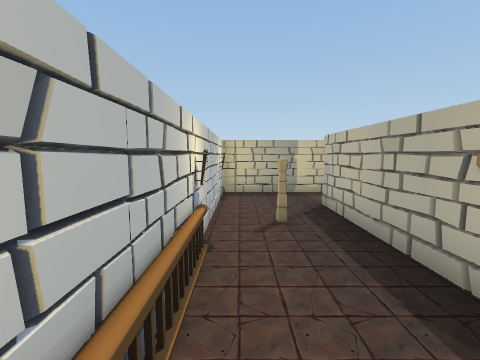
[1] (above)

22 first-person views from a walk through a scene from a Unity 3-D project. The camera is 1.5 m above the floor, tilts 6° down and sees 90° across. The floor is counted in squares, 1 m on a side. Each view is taken from the middle of a square. On the plan, view 1 faces up. The plan holds only what a view shows up to about 13 squares ahead; the rest is blank. The place goes on beyond the plan. The player character is not drawn. Door leaves are left out, so doorways stand open.

[2]
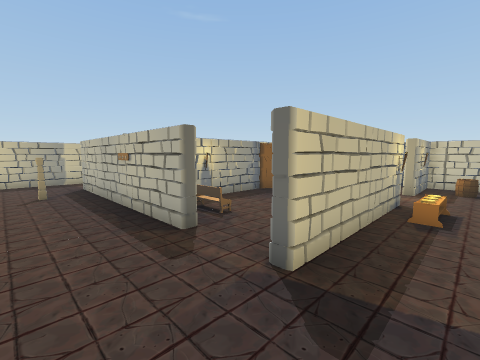

[3]
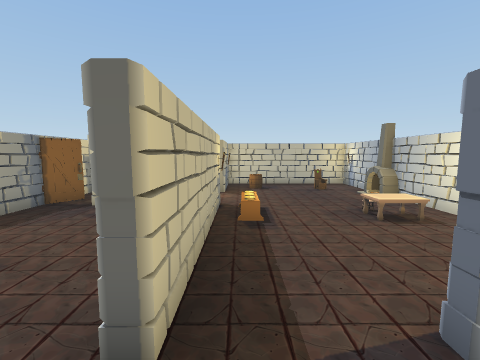

[4]
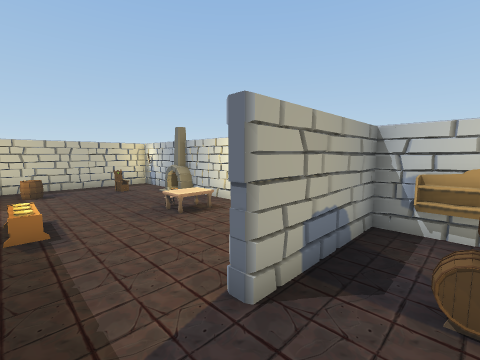

[5]
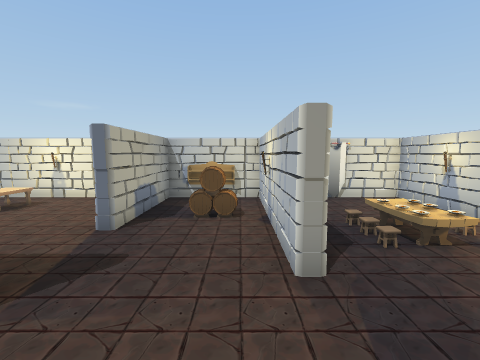

[6]
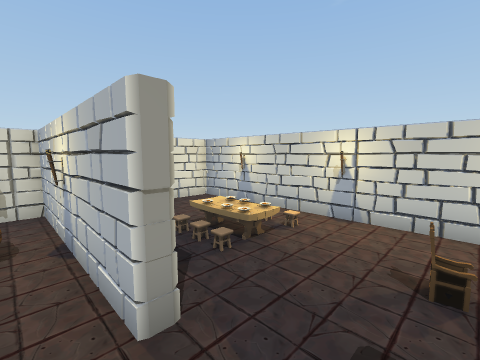

[7]
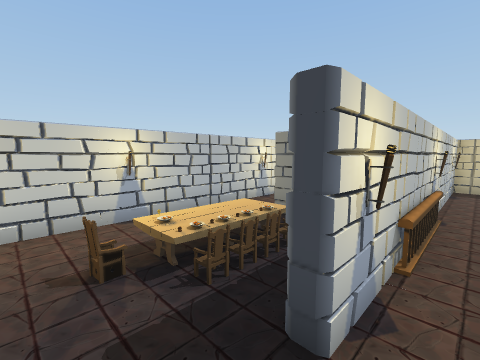

[8]
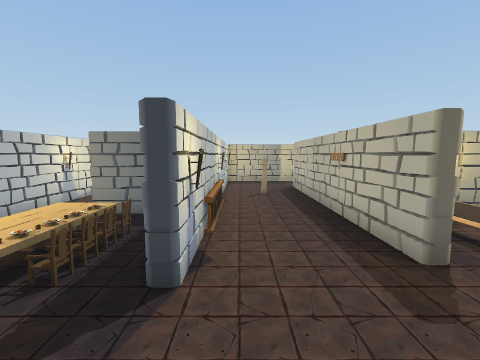

[9]
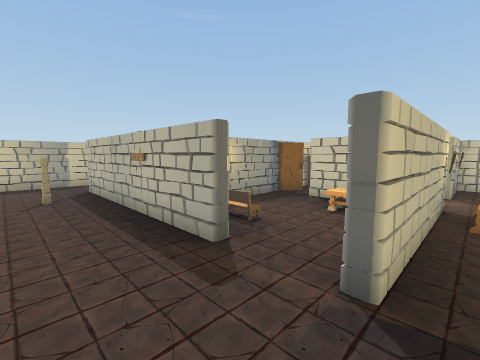

[10]
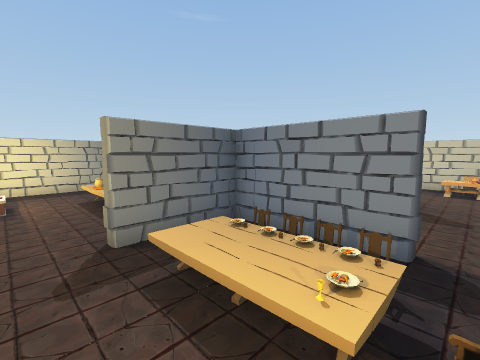

[11]
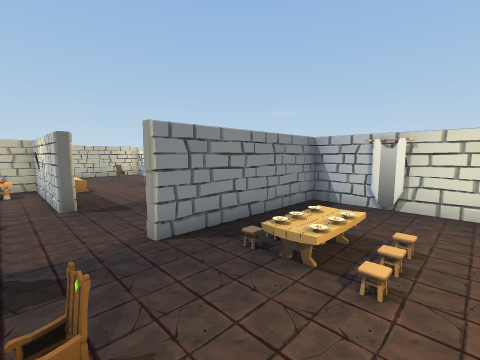

[12]
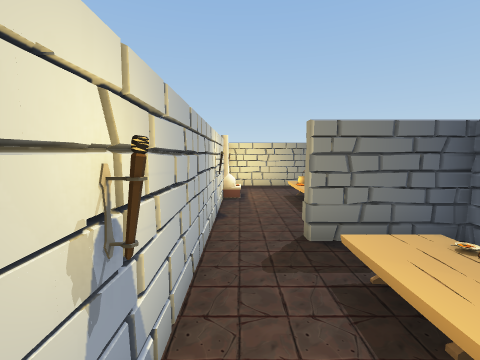

[13]
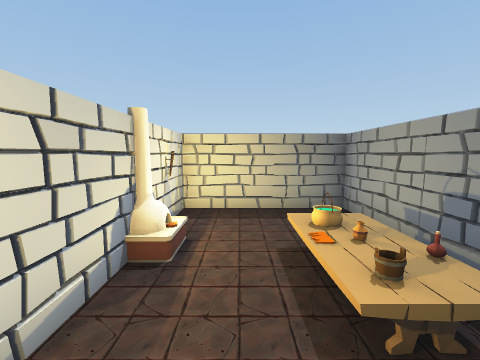

[14]
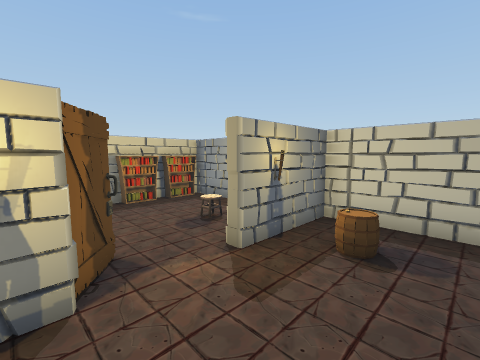

[15]
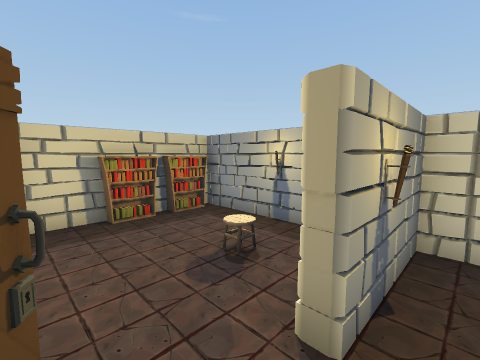

[16]
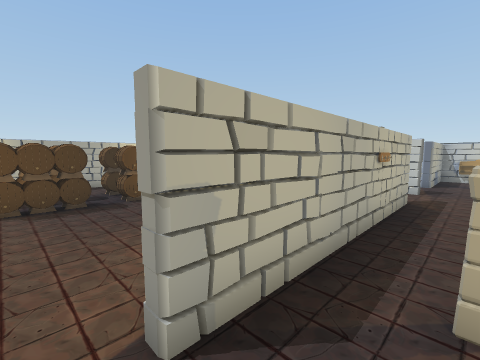

[17]
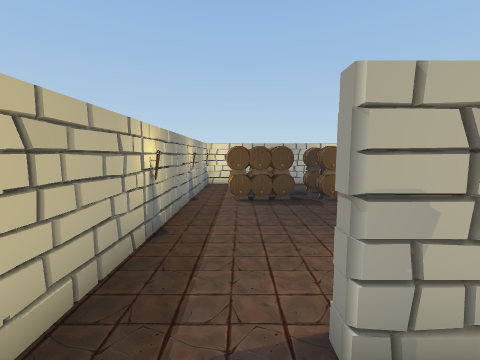

[18]
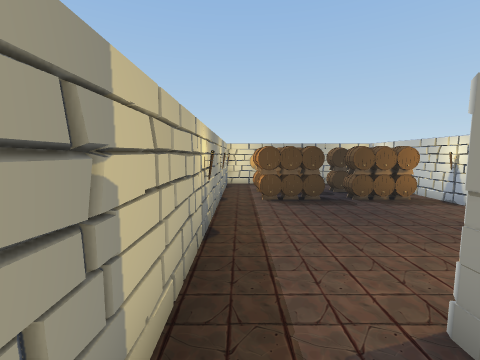

[19]
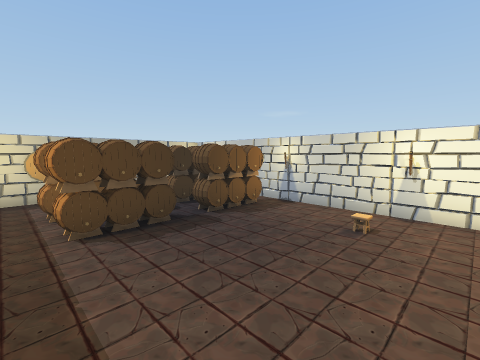

[20]
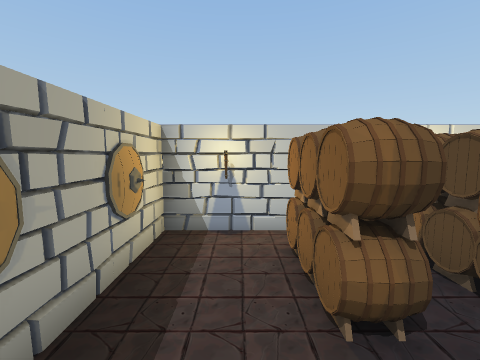

[21]
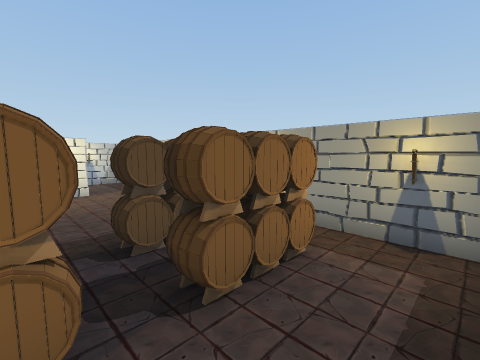

[22]
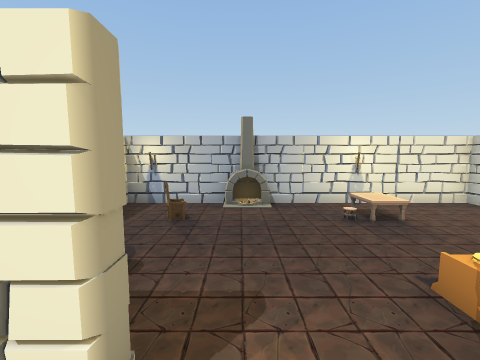

### Floor plan
Points are (right, up) in squares from view 1. A wall is a line through its corners. A room is listed if a view was taken in it or the views show most of it. See-through windows are left out.
Room 1 (views 1, 2, 3, 4, 5, 6, 7, 8, 9, 16, 17, 18)
walls: (-0.7, 0.5) (-0.7, -1.5); (-0.4, -0.7) (-0.9, -0.9); (2.5, -0.9) (2.5, 7.3); (-0.7, -3.8) (-0.7, -9.4) (2.5, -9.4) (2.5, -5.6); (2.4, -7.5) (2.7, -7); (2, 9.7) (-0.7, 9.7) (-0.7, 3.4); (2.4, -8.9) (2.7, -8.4); (0.9, -9.1) (1.9, -9.1)
ways out: open door at (-1, -3) to room 2; open door at (2.5, -3.6) to room 4; open door at (2.4, 8) to room 5
objects: railing (-1, 1) to (-1, 3); barrel (0, -7); barrel (1, -7); pillar (1, 5)
Room 2 (views 10, 11, 12)
walls: (-5.5, -2.2) (-5.9, -2.4); (-1.1, -1.5) (-1.1, 0.5); (-2.8, 2.2) (-3, 2) (-3.3, 2.2); (-1.5, 2.1) (-3.9, 2.1); (-1.8, 2.3) (-2.2, 2); (-5.6, 2.5) (-5.6, -9.4) (-1.1, -9.4) (-1.1, -3.7)
ways out: open door at (-1, -3) to room 1; opening at (-5, 2) to room 3; open door at (-4, 2) to room 3
objects: flag (-3, -9); other object (-3, -6); other object (-3, -2); chair (-2, -1); chair (-2, 0)
Room 3 (view 13)
walls: (-1.1, 5.8) (-1.1, 9.7) (-5.6, 9.7) (-5.6, 2.5); (-0.9, 6.8) (-1.4, 7.4)
ways out: opening at (-5, 2) to room 2; open door at (-4, 2) to room 2
objects: oven (-5, 7)
Room 4 (views 14, 15, 22)
walls: (9.1, -2.3) (8.3, -3.4) (2.5, -3.4); (11.5, -3.6) (11.3, -3.2); (13.8, -5.9) (13.5, -5.5); (2.9, -9) (2.9, -9.4) (13.5, -9.4) (13.5, -3.4) (10.6, -3.4); (13.7, -4) (13.3, -3.7); (13, -9.5) (13.4, -9.2)
ways out: open door at (2.5, -3.6) to room 1; opening at (10, -2.5) to room 5; open door at (11, -2.5) to room 5
objects: fireplace (9, -9) to (10, -9); other object (12, -7); barrel (12, -5)
Room 5 (views 19, 20, 21)
walls: (10.5, 2.1) (9.3, 2.1); (10, 1.8) (9.6, 2.1); (11.8, 2.1) (12.2, 2.5); (12.5, 2.1) (11.4, 2.1); (13.5, 7.5) (13.5, 9.7) (2, 9.7); (12, 9.7) (11.7, 9.3); (3.9, 2.3) (13.5, 2.3) (13.5, 5.6); (2.9, 7.2) (2.9, 6.7); (13.6, -0.4) (13.3, 0); (13.5, -2.5) (13.5, 2)
ways out: open door at (2.4, 8) to room 1; opening at (10, -2.5) to room 4; open door at (11, -2.5) to room 4; opening at (8, 1) to room 6
objects: barrel (9, 3); barrel (9, 4); barrel (9, 5); barrel (9, 6); barrel (9, 7); barrel (9, 8); barrel (10, 3); barrel (10, 4); barrel (10, 5); barrel (10, 7); barrel (10, 8); shelf (11, 2); barrel (11, 3); barrel (11, 4); barrel (11, 5); barrel (11, 6); barrel (11, 7); barrel (11, 8); shelf (13, 2); shield (13, 4); shield (13, 6); shield (13, 8)
Room 6 (no view inside)
walls: (8.3, -0.5) (7.9, 0); (7.3, 2.1) (6.9, 2.4); (8.3, 2.1) (4.8, 2.1); (9.2, 1.2) (8.1, 1.9); (2.5, -3) (8, -3) (8, 0.4)
ways out: opening at (8, 1) to room 5
objects: bench (4, 1); other object (7, -2)

Where each view was taken, in squares from view 1:
view 1: 0 up, 0 right, facing up
view 2: 5 down, 0 right, facing up-right
view 3: 4 down, 1 right, facing right
view 4: 4 down, 1 right, facing down-right
view 5: 1 down, 0 right, facing down
view 6: 2 down, 0 right, facing down-left
view 7: 3 down, 0 right, facing up-left
view 8: 4 down, 0 right, facing up
view 9: 4 down, 0 right, facing up-right
view 10: 2 down, 5 left, facing up-right
view 11: 2 down, 5 left, facing down-right
view 12: 2 down, 5 left, facing up
view 13: 3 up, 4 left, facing up
view 14: 6 down, 8 right, facing up-right
view 15: 4 down, 9 right, facing up-right
view 16: 8 up, 1 right, facing down-right
view 17: 8 up, 1 right, facing right
view 18: 9 up, 1 right, facing right
view 19: 9 up, 4 right, facing down-right
view 20: 7 up, 12 right, facing down
view 21: 5 up, 13 right, facing up-left
view 22: 2 down, 10 right, facing down
